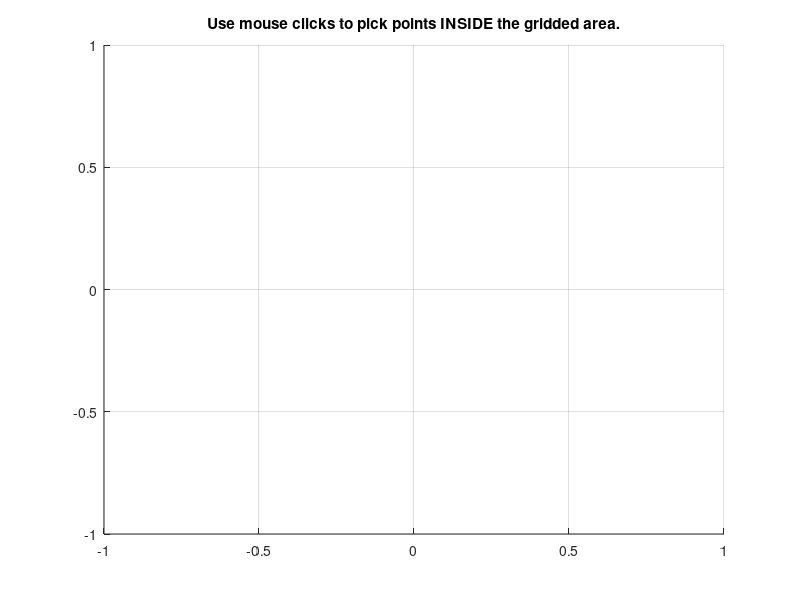

This figure's MATLAB source: (Note: this script raises an error after producing the figure.)
function [xy, spcv] = mygetcurve1
% do not repeat points! 
w = [-1 1 -1 1];  
clf, 
axis(w), hold on, grid on
title('Use mouse clicks to pick points INSIDE the gridded area.')
pts = line('Xdata',NaN,'Ydata',NaN,'marker','o','erase','none');
maxpnts = 100; xy = zeros(2,maxpnts);
while 1
   for j=1:maxpnts
      [x,y] = ginput(1);
      if isempty(x)||x<w(1)||x>w(2)||y<w(3)||y>w(4), break, end
      xy(:,j) = [x;y];
      if j>1
         set(pts,'Xdata',xy(1,1:j),'Ydata',xy(2,1:j))
      else
         set(pts,'Xdata',x,'Ydata',y)
         xlabel('When you are done, click OUTSIDE the gridded area.')
      end
   end
   if j>1, break, end
   xlabel(' You need to click INSIDE the gridded area at least once')
end 
xy(:,j:maxpnts)=[];
if norm(xy(:,1)-xy(:,j-1))<.05, xy(:,j-1)=xy(:,1); end
set(pts,'Xdata',xy(1,:),'Ydata',xy(2,:),'erase','xor','linestyle','none')
xy=[xy,xy(:,1)];
spcv = cscvn(xy); fnplt(spcv)